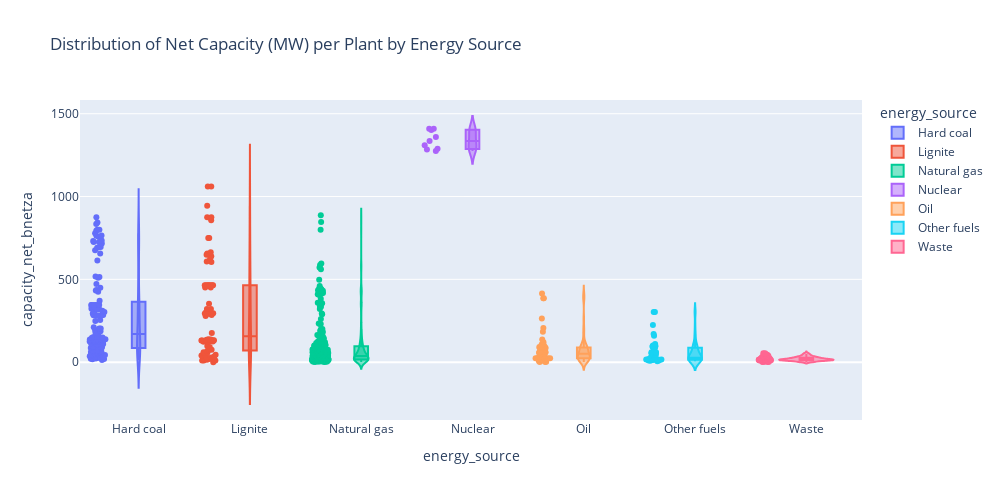

This figure's notebook cell:
### Markdown cell above
#### Violin Plot: Net Capacity (MW) per Conventional Power Plant per Energy Source

### Code cell
# Create a violin plot visualizing the distribution of net capacity per power plant per energy source
fig = px.violin(df_conv_power,
                x='energy_source',
                y='capacity_net_bnetza',
                color='energy_source',
                box=True,  
                points='all',  
                title='Distribution of Net Capacity (MW) per Plant by Energy Source')

fig.update_layout(width=1000, height=500)
fig.show()

### Figure 1 — Plotly figure (JSON) as saved in the notebook; plotly's stock layout.template omitted (floating-point values rounded to 4 significant figures; data arrays with more than 128 entries replaced by an {"elided": "..."} marker saying what was removed)
{"data": [{"alignmentgroup": "True", "box": {"visible": true}, "hovertemplate": "energy_source=%{x}<br>capacity_net_bnetza=%{y}<extra></extra>", "legendgroup": "Hard coal", "marker": {"color": "#636efa"}, "name": "Hard coal", "offsetgroup": "Hard coal", "orientation": "v", "points": "all", "scalegroup": "True", "showlegend": true, "type": "violin", "x": ["Hard coal", "Hard coal", "Hard coal", "Hard coal", "Hard coal", "Hard coal", "Hard coal", "Hard coal", "Hard coal", "Hard coal", "Hard coal", "Hard coal", "Hard coal", "Hard coal", "Hard coal", "Hard coal", "Hard coal", "Hard coal", "Hard coal", "Hard coal", "Hard coal", "Hard coal", "Hard coal", "Hard coal", "Hard coal", "Hard coal", "Hard coal", "Hard coal", "Hard coal", "Hard coal", "Hard coal", "Hard coal", "Hard coal", "Hard coal", "Hard coal", "Hard coal", "Hard coal", "Hard coal", "Hard coal", "Hard coal", "Hard coal", "Hard coal", "Hard coal", "Hard coal", "Hard coal", "Hard coal", "Hard coal", "Hard coal", "Hard coal", "Hard coal", "Hard coal", "Hard coal", "Hard coal", "Hard coal", "Hard coal", "Hard coal", "Hard coal", "Hard coal", "Hard coal", "Hard coal", "Hard coal", "Hard coal", "Hard coal", "Hard coal", "Hard coal", "Hard coal", "Hard coal", "Hard coal", "Hard coal", "Hard coal", "Hard coal", "Hard coal", "Hard coal", "Hard coal", "Hard coal", "Hard coal", "Hard coal", "Hard coal", "Hard coal", "Hard coal", "Hard coal", "Hard coal", "Hard coal", "Hard coal", "Hard coal", "Hard coal", "Hard coal", "Hard coal", "Hard coal", "Hard coal", "Hard coal", "Hard coal", "Hard coal", "Hard coal", "Hard coal", "Hard coal", "Hard coal", "Hard coal", "Hard coal", "Hard coal", "Hard coal", "Hard coal", "Hard coal", "Hard coal", "Hard coal", "Hard coal", "Hard coal", "Hard coal", "Hard coal", "Hard coal", "Hard coal", "Hard coal", "Hard coal", "Hard coal", "Hard coal", "Hard coal", "Hard coal", "Hard coal", "Hard coal"], "x0": " ", "xaxis": "x", "y": [28.0, 336.0, 433.0, 717.0, 124.0, 89.0, 282.0, 282.0, 726.0, 43.3, 119.0, 127.0, 303.0, 350.0, 95.0, 95.0, 113.0, 345.0, 95.0, 133.0, 129.0, 370.0, 725.0, 283.0, 106.0, 17.4, 31.0, 33.0, 33.0, 35.0, 23.0, 61.5, 61.5, 345.0, 345.0, 345.0, 345.0, 676.0, 70.0, 249.0, 293.0, 510.0, 194.0, 123.0, 137.0, 284.0, 765.0, 763.7, 152.0, 152.0, 136.0, 136.0, 125.0, 125.0, 778.0, 133.0, 132.0, 280.0, 449.0, 690.0, 794.0, 66.0, 13.4, 517.0, 834.0, 323.0, 26.0, 110.0, 103.0, 149.0, 324.0, 202.5, 202.5, 255.0, 425.0, 435.0, 843.0, 55.56, 60.4, 68.4, 169.3, 54.0, 875.0, 26.9, 93.0, 303.0, 655.6, 514.0, 50.0, 24.79, 22.6, 45.0, 45.0, 332.7, 318.0, 322.0, 695.0, 695.0, 179.0, 211.0, 96.0, 148.0, 186.0, 310.0, 614.0, 757.0, 61.5, 61.5, 138.5, 138.5, 85.0, 472.0, 19.0, 20.7, 40.0, 735.0, 800.0, 800.0, 731.0], "y0": " ", "yaxis": "y"}, {"alignmentgroup": "True", "box": {"visible": true}, "hovertemplate": "energy_source=%{x}<br>capacity_net_bnetza=%{y}<extra></extra>", "legendgroup": "Lignite", "marker": {"color": "#EF553B"}, "name": "Lignite", "offsetgroup": "Lignite", "orientation": "v", "points": "all", "scalegroup": "True", "showlegend": true, "type": "violin", "x": ["Lignite", "Lignite", "Lignite", "Lignite", "Lignite", "Lignite", "Lignite", "Lignite", "Lignite", "Lignite", "Lignite", "Lignite", "Lignite", "Lignite", "Lignite", "Lignite", "Lignite", "Lignite", "Lignite", "Lignite", "Lignite", "Lignite", "Lignite", "Lignite", "Lignite", "Lignite", "Lignite", "Lignite", "Lignite", "Lignite", "Lignite", "Lignite", "Lignite", "Lignite", "Lignite", "Lignite", "Lignite", "Lignite", "Lignite", "Lignite", "Lignite", "Lignite", "Lignite", "Lignite", "Lignite", "Lignite", "Lignite", "Lignite", "Lignite", "Lignite", "Lignite", "Lignite", "Lignite", "Lignite", "Lignite", "Lignite", "Lignite", "Lignite", "Lignite", "Lignite", "Lignite", "Lignite", "Lignite", "Lignite", "Lignite", "Lignite", "Lignite", "Lignite", "Lignite", "Lignite", "Lignite", "Lignite", "Lignite", "Lignite", "Lignite", "Lignite"], "x0": " ", "xaxis": "x", "y": [875.0, 875.0, 465.0, 465.0, 857.0, 56.8, 90.8, 74.0, 67.0, 176.0, 129.0, 130.0, 124.0, 130.0, 132.0, 128.0, 136.0, 135.0, 138.0, 131.0, 133.0, 284.0, 278.0, 352.0, 40.0, 0.0, 45.0, 98.0, 33.5, 75.3, 60.0, 294.0, 294.0, 292.0, 607.0, 604.0, 297.0, 299.0, 648.0, 628.0, 944.0, 125.0, 125.0, 295.0, 295.0, 15.0, 465.0, 465.0, 465.0, 465.0, 465.0, 465.0, 450.0, 450.0, 750.0, 750.0, 31.0, 123.0, 135.0, 321.0, 321.0, 663.0, 656.0, 19.5, 14.5, 23.22, 20.3, 10.0, 10.0, 23.3, 1060.0, 1060.0, 640.0, 27.5, 45.0, 9.3], "y0": " ", "yaxis": "y"}, {"alignmentgroup": "True", "box": {"visible": true}, "hovertemplate": "energy_source=%{x}<br>capacity_net_bnetza=%{y}<extra></extra>", "legendgroup": "Natural gas", "marker": {"color": "#00cc96"}, "name": "Natural gas", "offsetgroup": "Natural gas", "orientation": "v", "points": "all", "scalegroup": "True", "showlegend": true, "type": "violin", "x": {"elided": "305 str values"}, "x0": " ", "xaxis": "x", "y": {"elided": "305 float values"}, "y0": " ", "yaxis": "y"}, {"alignmentgroup": "True", "box": {"visible": true}, "hovertemplate": "energy_source=%{x}<br>capacity_net_bnetza=%{y}<extra></extra>", "legendgroup": "Nuclear", "marker": {"color": "#ab63fa"}, "name": "Nuclear", "offsetgroup": "Nuclear", "orientation": "v", "points": "all", "scalegroup": "True", "showlegend": true, "type": "violin", "x": ["Nuclear", "Nuclear", "Nuclear", "Nuclear", "Nuclear", "Nuclear", "Nuclear", "Nuclear", "Nuclear"], "x0": " ", "xaxis": "x", "y": [1410.0, 1360.0, 1410.0, 1275.0, 1284.0, 1288.0, 1336.0, 1310.0, 1402.0], "y0": " ", "yaxis": "y"}, {"alignmentgroup": "True", "box": {"visible": true}, "hovertemplate": "energy_source=%{x}<br>capacity_net_bnetza=%{y}<extra></extra>", "legendgroup": "Oil", "marker": {"color": "#FFA15A"}, "name": "Oil", "offsetgroup": "Oil", "orientation": "v", "points": "all", "scalegroup": "True", "showlegend": true, "type": "violin", "x": ["Oil", "Oil", "Oil", "Oil", "Oil", "Oil", "Oil", "Oil", "Oil", "Oil", "Oil", "Oil", "Oil", "Oil", "Oil", "Oil", "Oil", "Oil", "Oil", "Oil", "Oil", "Oil", "Oil", "Oil", "Oil", "Oil", "Oil", "Oil", "Oil", "Oil", "Oil", "Oil", "Oil", "Oil", "Oil", "Oil", "Oil", "Oil", "Oil", "Oil", "Oil", "Oil", "Oil", "Oil", "Oil", "Oil", "Oil", "Oil", "Oil", "Oil", "Oil", "Oil", "Oil", "Oil", "Oil", "Oil"], "x0": " ", "xaxis": "x", "y": [2.8, 184.0, 92.0, 34.0, 17.0, 86.0, 63.5, 63.5, 63.5, 63.5, 86.2, 30.0, 24.8, 17.0, 120.0, 386.0, 386.0, 23.4, 23.4, 23.4, 23.4, 45.0, 25.0, 97.1, 92.5, 77.4, 85.0, 263.5, 88.0, 87.0, 28.0, 34.5, 106.0, 106.0, 59.0, 23.3, 23.3, 23.3, 415.0, 136.0, 24.0, 10.5, 50.5, 50.5, 206.0, 56.0, 60.0, 50.0, 4.8, 11.4, 11.4, 90.0, 0.8, 38.0, 0.5, 19.0], "y0": " ", "yaxis": "y"}, {"alignmentgroup": "True", "box": {"visible": true}, "hovertemplate": "energy_source=%{x}<br>capacity_net_bnetza=%{y}<extra></extra>", "legendgroup": "Other fuels", "marker": {"color": "#19d3f3"}, "name": "Other fuels", "offsetgroup": "Other fuels", "orientation": "v", "points": "all", "scalegroup": "True", "showlegend": true, "type": "violin", "x": ["Other fuels", "Other fuels", "Other fuels", "Other fuels", "Other fuels", "Other fuels", "Other fuels", "Other fuels", "Other fuels", "Other fuels", "Other fuels", "Other fuels", "Other fuels", "Other fuels", "Other fuels", "Other fuels", "Other fuels", "Other fuels", "Other fuels", "Other fuels", "Other fuels", "Other fuels", "Other fuels", "Other fuels", "Other fuels", "Other fuels", "Other fuels", "Other fuels", "Other fuels", "Other fuels", "Other fuels", "Other fuels", "Other fuels", "Other fuels", "Other fuels", "Other fuels", "Other fuels", "Other fuels", "Other fuels", "Other fuels", "Other fuels", "Other fuels", "Other fuels", "Other fuels", "Other fuels", "Other fuels"], "x0": " ", "xaxis": "x", "y": [160.0, 110.0, 60.0, 95.0, 170.0, 23.5, 45.0, 56.0, 19.7, 59.0, 101.0, 225.0, 303.0, 303.0, 8.7, 14.0, 20.0, 87.5, 53.6, 94.5, 97.0, 97.0, 85.0, 6.0, 15.5, 19.2, 15.5, 10.4, 33.6, 38.0, 21.0, 28.0, 10.3, 44.5, 15.0, 15.0, 15.0, 15.0, 15.0, 15.0, 12.5, 26.5, 12.5, 18.0, 16.0, 48.0], "y0": " ", "yaxis": "y"}, {"alignmentgroup": "True", "box": {"visible": true}, "hovertemplate": "energy_source=%{x}<br>capacity_net_bnetza=%{y}<extra></extra>", "legendgroup": "Waste", "marker": {"color": "#FF6692"}, "name": "Waste", "offsetgroup": "Waste", "orientation": "v", "points": "all", "scalegroup": "True", "showlegend": true, "type": "violin", "x": ["Waste", "Waste", "Waste", "Waste", "Waste", "Waste", "Waste", "Waste", "Waste", "Waste", "Waste", "Waste", "Waste", "Waste", "Waste", "Waste", "Waste", "Waste", "Waste", "Waste", "Waste", "Waste", "Waste", "Waste", "Waste", "Waste", "Waste", "Waste", "Waste", "Waste", "Waste", "Waste", "Waste", "Waste", "Waste", "Waste", "Waste", "Waste", "Waste", "Waste", "Waste", "Waste", "Waste", "Waste", "Waste", "Waste", "Waste", "Waste", "Waste", "Waste", "Waste", "Waste", "Waste", "Waste", "Waste", "Waste", "Waste", "Waste", "Waste", "Waste", "Waste", "Waste", "Waste", "Waste", "Waste", "Waste", "Waste", "Waste", "Waste", "Waste", "Waste", "Waste", "Waste", "Waste", "Waste", "Waste", "Waste", "Waste", "Waste", "Waste", "Waste"], "x0": " ", "xaxis": "x", "y": [36.0, 35.0, 34.0, 12.0, 33.0, 48.9, 53.7, 26.0, 46.5, 23.3, 24.0, 13.2, 22.5, 37.5, 38.0, 16.25, 16.25, 12.0, 29.2, 29.2, 2.78, 5.56, 8.65, 22.1, 5.37, 3.88, 18.0, 40.4, 21.1, 9.0, 30.0, 24.4, 19.5, 18.0, 22.0, 27.0, 9.9, 9.5, 44.0, 14.0, 12.5, 13.6, 11.0, 14.6, 15.5, 11.7, 25.5, 16.0, 14.7, 45.1, 13.5, 13.8, 1.5, 2.8, 1.5, 15.7, 28.0, 23.0, 15.6, 14.5, 15.0, 2.5, 14.5, 17.0, 16.0, 54.0, 28.9, 24.0, 12.1, 12.61, 12.5, 10.0, 30.0, 17.0, 11.6, 8.7, 12.0, 33.4, 18.7, 10.5, 18.0], "y0": " ", "yaxis": "y"}], "layout": {"height": 500, "legend": {"title": {"text": "energy_source"}, "tracegroupgap": 0}, "title": {"text": "Distribution of Net Capacity (MW) per Plant by Energy Source"}, "violinmode": "overlay", "width": 1000, "xaxis": {"anchor": "y", "autorange": true, "categoryarray": ["Hard coal", "Lignite", "Natural gas", "Nuclear", "Oil", "Other fuels", "Waste"], "categoryorder": "array", "domain": [0, 1], "range": [-0.527, 6.5], "title": {"text": "energy_source"}, "type": "category"}, "yaxis": {"anchor": "x", "autorange": true, "domain": [0, 1], "range": [-349.4, 1583.0], "title": {"text": "capacity_net_bnetza"}, "type": "linear"}}}
